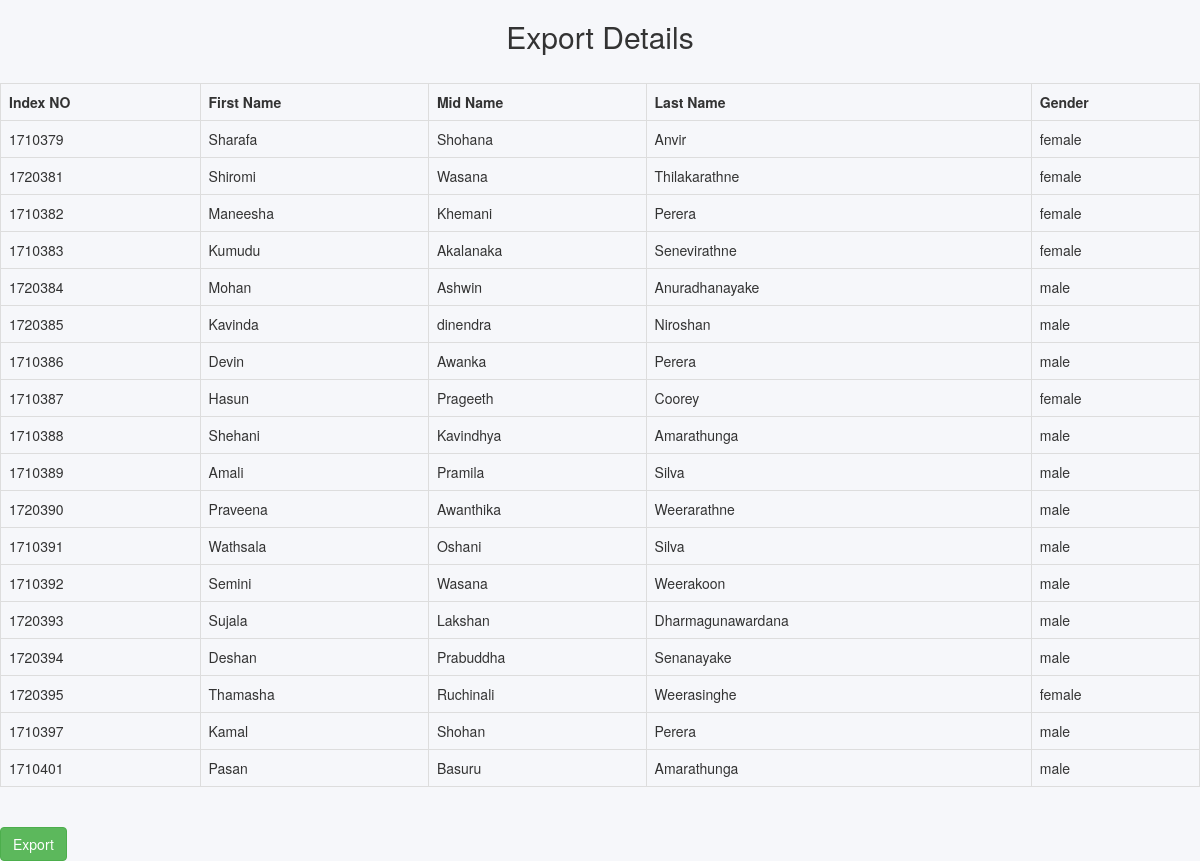
/view/sar_report_1.php (signed in), run on an earlier commit of the app's database.
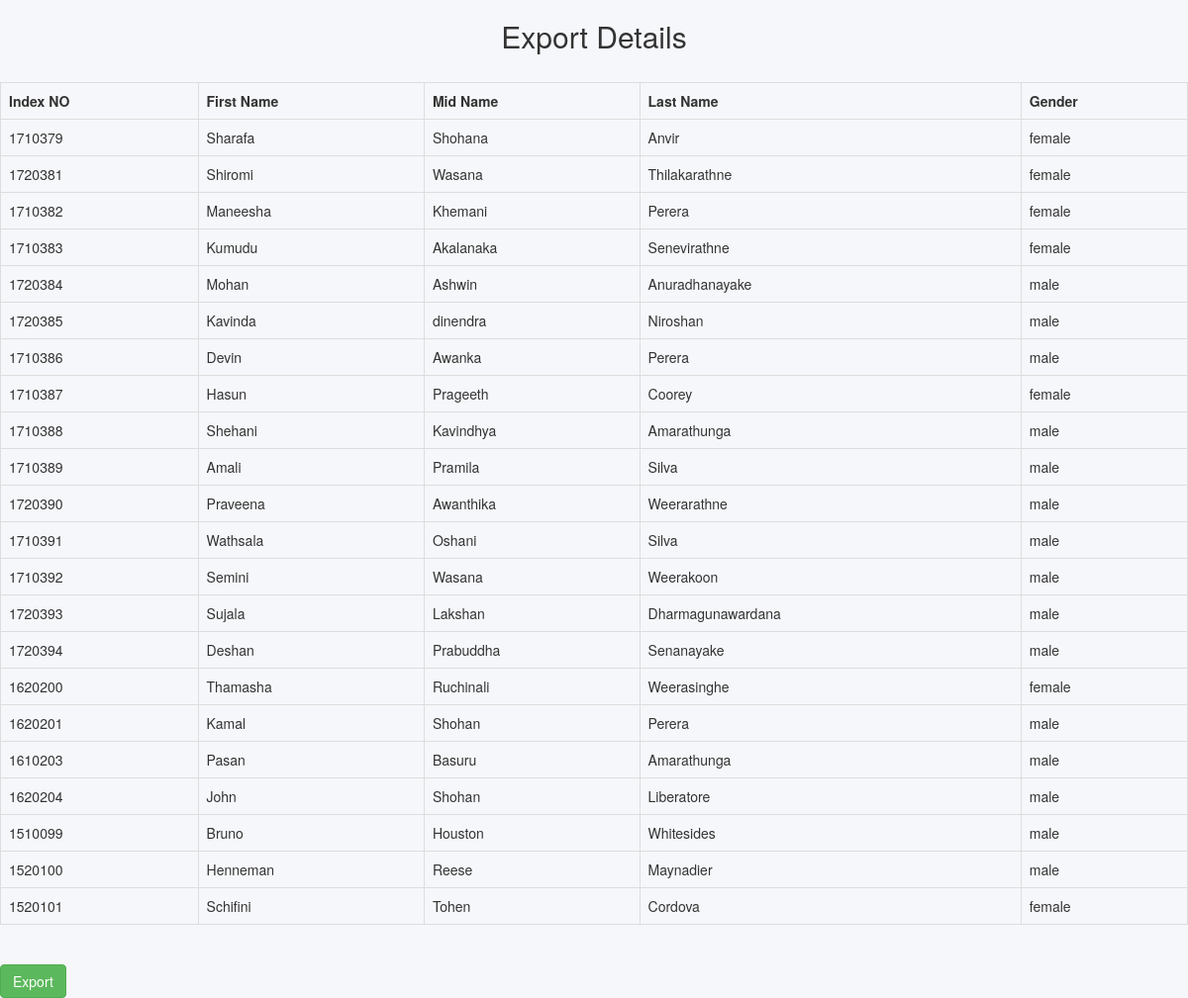
And on a later commit of the database.
### tables this page shows
CREATE TABLE `student` (
  `s_id` int(20) NOT NULL,
  `first_name` varchar(30) NOT NULL,
  `mid_name` varchar(255) NOT NULL,
  `last_name` varchar(40) NOT NULL,
  `school` varchar(45) NOT NULL,
  `birthdate` varchar(45) NOT NULL,
  `race` varchar(45) NOT NULL,
  `religion` varchar(45) NOT NULL,
  `reg_date` varchar(45) NOT NULL,
  `out_date` varchar(45) NOT NULL,
  `gender` varchar(45) NOT NULL,
  `stu_image` varchar(50) NOT NULL,
  `nic` varchar(11) NOT NULL,
  `index_no` varchar(255) NOT NULL
);

### view/sar_report_1.php (the view, shortened to what this page needs)
<?php
$connect = mysqli_connect("localhost", "root", "", "sms");
$sql = "SELECT * FROM student";
$result = mysqli_query($connect, $sql);
?>
<!DOCTYPE html>
<html>
<head>
    <link href="https://maxcdn.bootstrapcdn.com/font-awesome/4.6.3/css/font-awesome.min.css" rel="stylesheet">
    <link rel="stylesheet" type="text/css" href="../view/css/style2.css">
    <link rel="stylesheet" href="https://maxcdn.bootstrapcdn.com/bootstrap/3.3.7/css/bootstrap.min.css">
    <link rel="stylesheet" href="https://maxcdn.bootstrapcdn.com/bootstrap/3.3.6/css/bootstrap.min.css" />
</head>
<body class="home">
                    <h2 align="center">Export Details</h2><br />
                    <table class="table table-bordered">
                     <tr>
                                         <th>Index NO</th>
                                         <th>First Name</th>
                                         <th>Mid Name</th>
                       <th>Last Name</th>
                       <th>Gender</th>
                                    </tr>
                     <?php
                     while($row = mysqli_fetch_array($result))
                     {
                        echo '
                       <tr>
                         <td>'.$row["index_no"].'</td>
                         <td>'.$row["first_name"].'</td>
                         <td>'.$row["mid_name"].'</td>
                         <td>'.$row["last_name"].'</td>
                         <td>'.$row["gender"].'</td>
                       </tr>
                        ';
                     }
                     ?>
                    </table>
                    <br />
                    <form method="post" action="#">
                     <input type="submit" name="export" class="btn btn-success" value="Export" />
                    </form>
</body>
</html>

### view/css/style2.css (style rules this page uses)
.home { background: #f6f7fa; }

What changed in the data, as far as the page shows it:
changed student "Thamasha": index_no "1720395" → "1620200"
changed student "Kamal": index_no "1710397" → "1620201"
changed student "Pasan": index_no "1710401" → "1610203"
added student: index_no "1620204", first_name "John", mid_name "Shohan", last_name "Liberatore", gender "male"
added student: index_no "1510099", first_name "Bruno", mid_name "Houston", last_name "Whitesides", gender "male"
added student: index_no "1520100", first_name "Henneman", mid_name "Reese", last_name "Maynadier", gender "male"
added student: index_no "1520101", first_name "Schifini", mid_name "Tohen", last_name "Cordova", gender "female"
